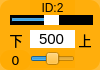
    <widget class="QWidget" name="widget_id2" native="true">
     <property name="geometry">
      <rect>
       <x>210</x>
       <y>480</y>
       <width>100</width>
       <height>70</height>
      </rect>
     </property>
     <property name="styleSheet">
      <string notr="true">background-color: rgb(255, 170, 0, 200);
border-radius:10px;</string>
     </property>
     <widget class="QLabel" name="label_ID2">
      <property name="geometry">
       <rect>
        <x>30</x>
        <y>0</y>
        <width>45</width>
        <height>16</height>
       </rect>
      </property>
      <property name="minimumSize">
       <size>
        <width>0</width>
        <height>10</height>
       </size>
      </property>
      <property name="font">
       <font>
        <family>Arial</family>
        <pointsize>9</pointsize>
       </font>
      </property>
      <property name="styleSheet">
       <string notr="true">background-color: rgb(255, 255, 255， 0);
border-radius:0px;</string>
      </property>
      <property name="text">
       <string>ID:2</string>
      </property>
      <property name="alignment">
       <set>Qt::AlignCenter</set>
      </property>
     </widget>
     <widget class="QSlider" name="horizontalSlider_pulse_id2">
      <property name="geometry">
       <rect>
        <x>10</x>
        <y>15</y>
        <width>83</width>
        <height>10</height>
       </rect>
      </property>
      <property name="autoFillBackground">
       <bool>false</bool>
      </property>
      <property name="styleSheet">
       <string notr="true">QSlider{background-color: rgb(0, 0, 0);
border-radius:0px;}
QSlider::handle {/*设置中间的那个滑动的键*/                           
    background:  rgb(255, 255, 255);
}</string>
      </property>
      <property name="minimum">
       <number>0</number>
      </property>
      <property name="maximum">
       <number>1000</number>
      </property>
      <property name="pageStep">
       <number>1</number>
      </property>
      <property name="value">
       <number>500</number>
      </property>
      <property name="orientation">
       <enum>Qt::Horizontal</enum>
      </property>
     </widget>
     <widget class="QSlider" name="horizontalSlider_dev_id2">
      <property name="geometry">
       <rect>
        <x>30</x>
        <y>50</y>
        <width>45</width>
        <height>18</height>
       </rect>
      </property>
      <property name="styleSheet">
       <string notr="true">background-color: rgba(255, 255, 255， 0);</string>
      </property>
      <property name="minimum">
       <number>-125</number>
      </property>
      <property name="maximum">
       <number>125</number>
      </property>
      <property name="pageStep">
       <number>1</number>
      </property>
      <property name="orientation">
       <enum>Qt::Horizontal</enum>
      </property>
     </widget>
     <widget class="QLabel" name="label_id2">
      <property name="geometry">
       <rect>
        <x>0</x>
        <y>50</y>
        <width>31</width>
        <height>20</height>
       </rect>
      </property>
      <property name="minimumSize">
       <size>
        <width>0</width>
        <height>10</height>
       </size>
      </property>
      <property name="font">
       <font>
        <family>DejaVu Sans</family>
        <pointsize>10</pointsize>
       </font>
      </property>
      <property name="styleSheet">
       <string notr="true">background-color: rgb(255, 255, 255， 0);</string>
      </property>
      <property name="text">
       <string>0</string>
      </property>
      <property name="alignment">
       <set>Qt::AlignCenter</set>
      </property>
     </widget>
     <widget class="QLineEdit" name="lineEdit_id2">
      <property name="geometry">
       <rect>
        <x>30</x>
        <y>30</y>
        <width>45</width>
        <height>18</height>
       </rect>
      </property>
      <property name="sizePolicy">
       <sizepolicy hsizetype="Fixed" vsizetype="Fixed">
        <horstretch>0</horstretch>
        <verstretch>0</verstretch>
       </sizepolicy>
      </property>
      <property name="font">
       <font>
        <family>Arial</family>
        <pointsize>11</pointsize>
       </font>
      </property>
      <property name="autoFillBackground">
       <bool>false</bool>
      </property>
      <property name="styleSheet">
       <string notr="true">background-color: rgb(255, 255, 255);
border-radius:0px;</string>
      </property>
      <property name="text">
       <string>500</string>
      </property>
      <property name="maxLength">
       <number>1000</number>
      </property>
      <property name="alignment">
       <set>Qt::AlignCenter</set>
      </property>
      <property name="dragEnabled">
       <bool>false</bool>
      </property>
      <property name="readOnly">
       <bool>false</bool>
      </property>
     </widget>
     <widget class="QLabel" name="label_down7">
      <property name="geometry">
       <rect>
        <x>6</x>
        <y>30</y>
        <width>20</width>
        <height>20</height>
       </rect>
      </property>
      <property name="font">
       <font>
        <pointsize>10</pointsize>
        <weight>50</weight>
        <italic>false</italic>
        <bold>false</bold>
       </font>
      </property>
      <property name="styleSheet">
       <string notr="true">background-color: rgb(255, 255, 255, 0);</string>
      </property>
      <property name="text">
       <string>下</string>
      </property>
      <property name="alignment">
       <set>Qt::AlignCenter</set>
      </property>
     </widget>
     <widget class="QLabel" name="label_up7">
      <property name="geometry">
       <rect>
        <x>75</x>
        <y>30</y>
        <width>20</width>
        <height>20</height>
       </rect>
      </property>
      <property name="font">
       <font>
        <pointsize>10</pointsize>
        <weight>50</weight>
        <italic>false</italic>
        <bold>false</bold>
       </font>
      </property>
      <property name="styleSheet">
       <string notr="true">background-color: rgb(255, 255, 255, 0);</string>
      </property>
      <property name="text">
       <string>上</string>
      </property>
      <property name="alignment">
       <set>Qt::AlignCenter</set>
      </property>
     </widget>
    </widget>
